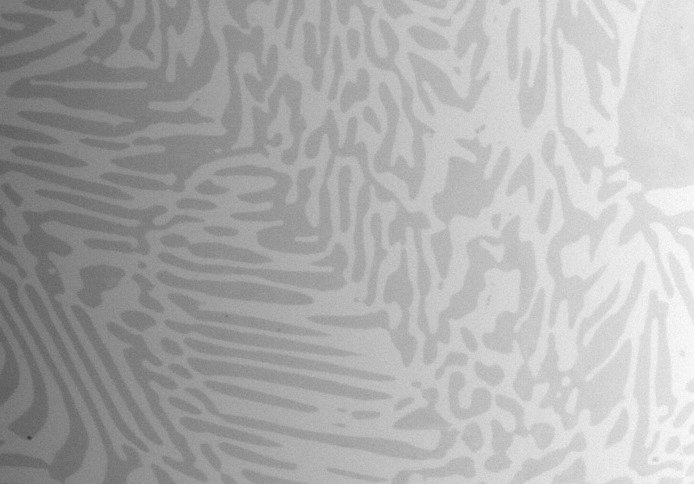
#> input picture Learning/A.jpg, 694 x 484 px
$ python Learning.py
#> lines starting #> are read from the running program, lines starting #| are printed output that depends on the picture; after the words box and inside, x2 and y2 are one past the last pixel; in counts of white or black regions, pixels touching at a corner belong together
import cv2
import numpy as np


# Define a function to apply Otsu's thresholding
def apply_otsus_thresholding(image_path):
    # Load the image in grayscale
#> called with image_path = 'A.jpg'
    image = cv2.imread(image_path, cv2.IMREAD_GRAYSCALE)
#> image is the input picture: shape (484, 694); min 55, max 255, mean 173.2

    # Check if image is loaded properly
    if image is None:
        return None, "Could not read the image."

    # Apply Gaussian blur to reduce noise and improve thresholding
    blurred_image = cv2.GaussianBlur(image, (5, 5), 0)

    # Apply Otsu's thresholding after Gaussian filtering
    _, otsu_thresh = cv2.threshold(blurred_image, 0, 255, cv2.THRESH_BINARY + cv2.THRESH_OTSU)
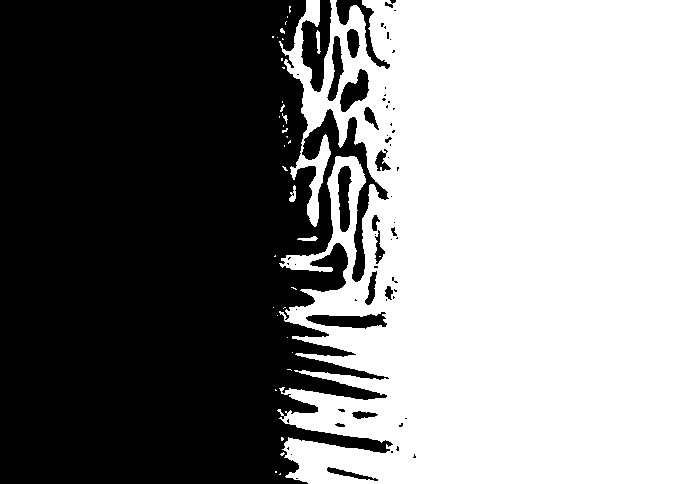
#> otsu_thresh: shape (484, 694); 52.4% white; 64 black regions (44 under 20 px), largest, box (x1, y1, x2, y2) and area: (0, 0, 393, 484) 153291, (301, 0, 332, 92) 1565, (306, 312, 387, 329) 819

    return otsu_thresh, None


# Reapply the function to the three images uploaded earlier (A, B, and C) and save the results.
# We also need to re-define the image paths
image_paths = {
    'A': 'A.jpg',
    'B': 'B.jpg',
    'C': 'C.jpg'
}

# Dictionary to store output paths or errors
processed_images = {}

# Process each image and store the results
for label, path in image_paths.items():
    processed_image, error = apply_otsus_thresholding(path)
    if processed_image is not None:
        # Save the processed image
        output_path = f'processed_{label}.jpg'
        cv2.imwrite(output_path, processed_image)
        processed_images[f'processed_{label}'] = output_path
    else:
        processed_images[f'error_{label}'] = error
#> pass 2 of the loop `for label, path in image_paths.items():`:
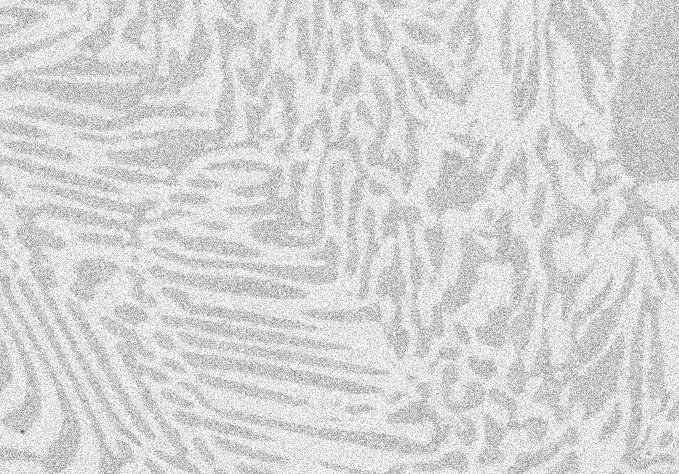
#> input picture Learning/B.jpg, 679 x 474 px
#> in apply_otsus_thresholding, image is the input picture: shape (474, 679); min 63, max 255, mean 213.3
#> blurred_image: shape (474, 679)
#> in apply_otsus_thresholding (call 2), `_, otsu_thresh = cv2.threshold(blurred_image, 0, 255, cv2.THRESH_BINAR..`:
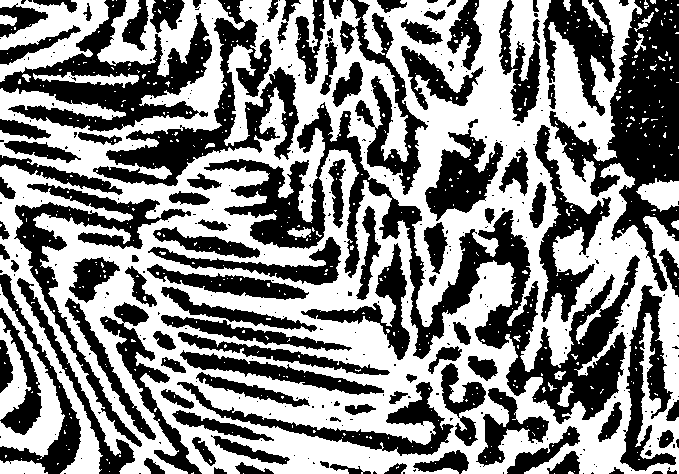
#> otsu_thresh: shape (474, 679); 52.8% white; 371 black regions (262 under 20 px), largest, box (x1, y1, x2, y2) and area: (204, 102, 640, 424) 23257, (549, 0, 679, 291) 13852, (0, 0, 212, 132) 10160
#> pass 3 of the loop `for label, path in image_paths.items():`:
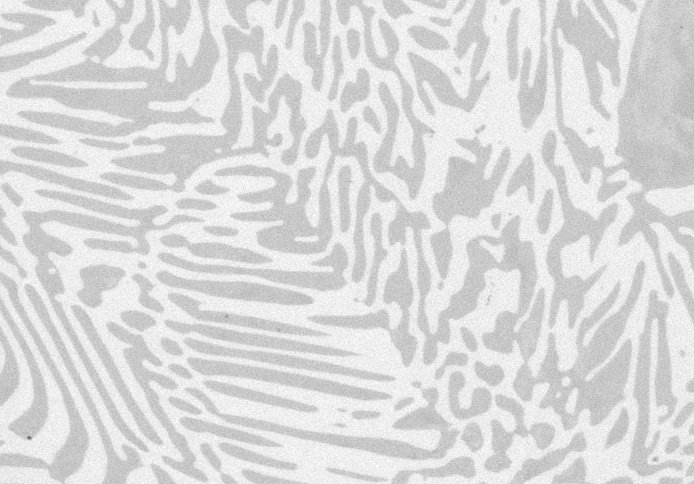
#> input picture Learning/C.jpg, 694 x 484 px
#> in apply_otsus_thresholding, image is the input picture: shape (484, 694); min 95, max 255, mean 218.6
#> blurred_image: shape (484, 694)
#> in apply_otsus_thresholding (call 3), `_, otsu_thresh = cv2.threshold(blurred_image, 0, 255, cv2.THRESH_BINAR..`:
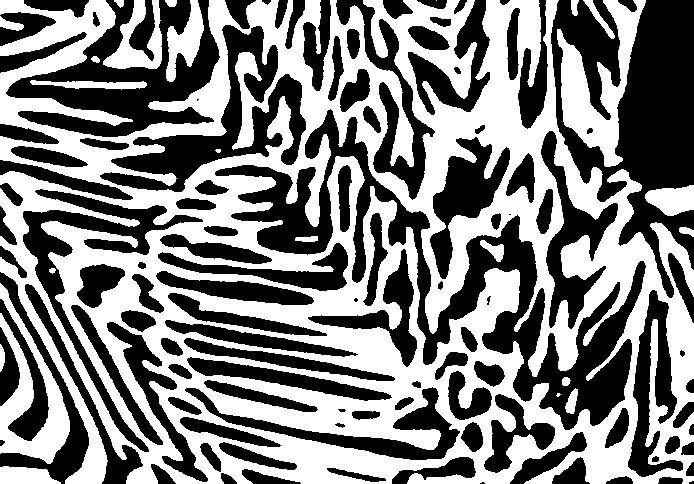
#> otsu_thresh: shape (484, 694); 50% white; 24 white regions (3 under 20 px), largest, box (x1, y1, x2, y2) and area: (0, 0, 694, 484) 149792, (557, 0, 646, 167) 5699, (0, 283, 70, 464) 4721

print(processed_images)
